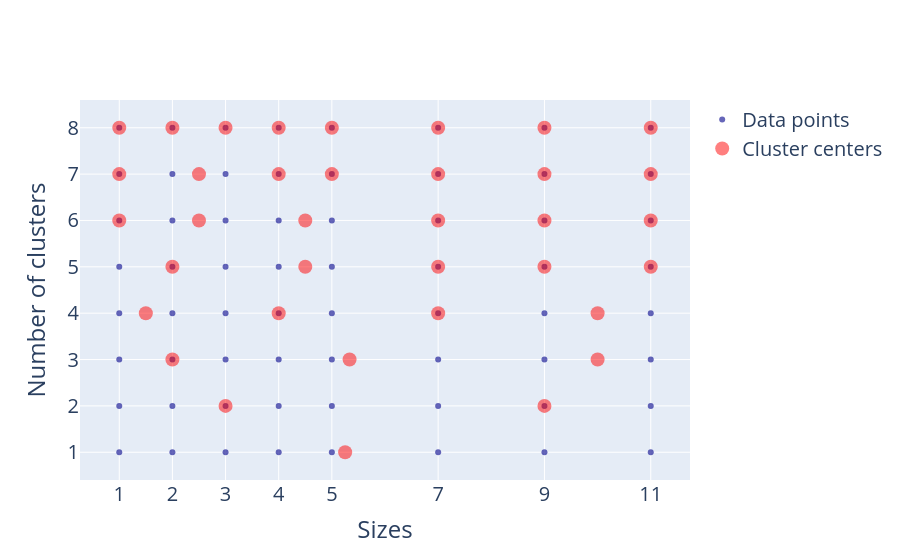

The cell this chart's notebook holds for it:
### Code cell
fig = go.Figure()

for i in range(1, 9):
    kmeans = KMeans(i)
    kmeans.fit(sizes)
    fig.add_scatter(x=sizes.flatten(),
                    y=[i] * len(sizes),
                    mode='markers',
                    marker={'color': 'darkblue', 'opacity': 0.6},
                    name='Data points', 
                    showlegend=True if i==1 else False)
    fig.add_scatter(x=kmeans.cluster_centers_.flatten(),
                    y=[i] * len(kmeans.cluster_centers_.flatten()),
                    mode='markers',
                    marker={'size': 14, 'color': 'red', 'opacity': 0.5},
                    showlegend=True if i==1 else False,
                    name='Cluster centers')

fig.layout.xaxis.tickvals = sizes.flatten()
fig.layout.xaxis.title = 'Sizes'
fig.layout.yaxis.title = 'Number of clusters'
fig.layout.height = 700
fig.layout.font.size = 20
fig

### Figure 1 — Plotly figure (JSON) as saved in the notebook; plotly's stock layout.template omitted (floating-point values rounded to 4 significant figures)
{"data": [{"marker": {"color": "darkblue", "opacity": 0.6}, "mode": "markers", "name": "Data points", "showlegend": true, "type": "scatter", "x": [1, 2, 3, 4, 5, 7, 9, 11], "y": [1, 1, 1, 1, 1, 1, 1, 1]}, {"marker": {"color": "red", "opacity": 0.5, "size": 14}, "mode": "markers", "name": "Cluster centers", "showlegend": true, "type": "scatter", "x": [5.25], "y": [1]}, {"marker": {"color": "darkblue", "opacity": 0.6}, "mode": "markers", "name": "Data points", "showlegend": false, "type": "scatter", "x": [1, 2, 3, 4, 5, 7, 9, 11], "y": [2, 2, 2, 2, 2, 2, 2, 2]}, {"marker": {"color": "red", "opacity": 0.5, "size": 14}, "mode": "markers", "name": "Cluster centers", "showlegend": false, "type": "scatter", "x": [3, 9], "y": [2, 2]}, {"marker": {"color": "darkblue", "opacity": 0.6}, "mode": "markers", "name": "Data points", "showlegend": false, "type": "scatter", "x": [1, 2, 3, 4, 5, 7, 9, 11], "y": [3, 3, 3, 3, 3, 3, 3, 3]}, {"marker": {"color": "red", "opacity": 0.5, "size": 14}, "mode": "markers", "name": "Cluster centers", "showlegend": false, "type": "scatter", "x": [5.333, 10, 2], "y": [3, 3, 3]}, {"marker": {"color": "darkblue", "opacity": 0.6}, "mode": "markers", "name": "Data points", "showlegend": false, "type": "scatter", "x": [1, 2, 3, 4, 5, 7, 9, 11], "y": [4, 4, 4, 4, 4, 4, 4, 4]}, {"marker": {"color": "red", "opacity": 0.5, "size": 14}, "mode": "markers", "name": "Cluster centers", "showlegend": false, "type": "scatter", "x": [4, 10, 1.5, 7], "y": [4, 4, 4, 4]}, {"marker": {"color": "darkblue", "opacity": 0.6}, "mode": "markers", "name": "Data points", "showlegend": false, "type": "scatter", "x": [1, 2, 3, 4, 5, 7, 9, 11], "y": [5, 5, 5, 5, 5, 5, 5, 5]}, {"marker": {"color": "red", "opacity": 0.5, "size": 14}, "mode": "markers", "name": "Cluster centers", "showlegend": false, "type": "scatter", "x": [9, 2, 7, 4.5, 11], "y": [5, 5, 5, 5, 5]}, {"marker": {"color": "darkblue", "opacity": 0.6}, "mode": "markers", "name": "Data points", "showlegend": false, "type": "scatter", "x": [1, 2, 3, 4, 5, 7, 9, 11], "y": [6, 6, 6, 6, 6, 6, 6, 6]}, {"marker": {"color": "red", "opacity": 0.5, "size": 14}, "mode": "markers", "name": "Cluster centers", "showlegend": false, "type": "scatter", "x": [2.5, 9, 4.5, 11, 7, 1], "y": [6, 6, 6, 6, 6, 6]}, {"marker": {"color": "darkblue", "opacity": 0.6}, "mode": "markers", "name": "Data points", "showlegend": false, "type": "scatter", "x": [1, 2, 3, 4, 5, 7, 9, 11], "y": [7, 7, 7, 7, 7, 7, 7, 7]}, {"marker": {"color": "red", "opacity": 0.5, "size": 14}, "mode": "markers", "name": "Cluster centers", "showlegend": false, "type": "scatter", "x": [5, 11, 1, 2.5, 9, 7, 4], "y": [7, 7, 7, 7, 7, 7, 7]}, {"marker": {"color": "darkblue", "opacity": 0.6}, "mode": "markers", "name": "Data points", "showlegend": false, "type": "scatter", "x": [1, 2, 3, 4, 5, 7, 9, 11], "y": [8, 8, 8, 8, 8, 8, 8, 8]}, {"marker": {"color": "red", "opacity": 0.5, "size": 14}, "mode": "markers", "name": "Cluster centers", "showlegend": false, "type": "scatter", "x": [5, 11, 2, 9, 7, 1, 3, 4], "y": [8, 8, 8, 8, 8, 8, 8, 8]}], "layout": {"autosize": true, "font": {"size": 20}, "xaxis": {"autorange": true, "range": [0.339, 11.66], "tickvals": [1, 2, 3, 4, 5, 7, 9, 11], "title": {"text": "Sizes"}, "type": "linear"}, "yaxis": {"autorange": true, "range": [0.46, 8.54], "title": {"text": "Number of clusters"}, "type": "linear"}}}
